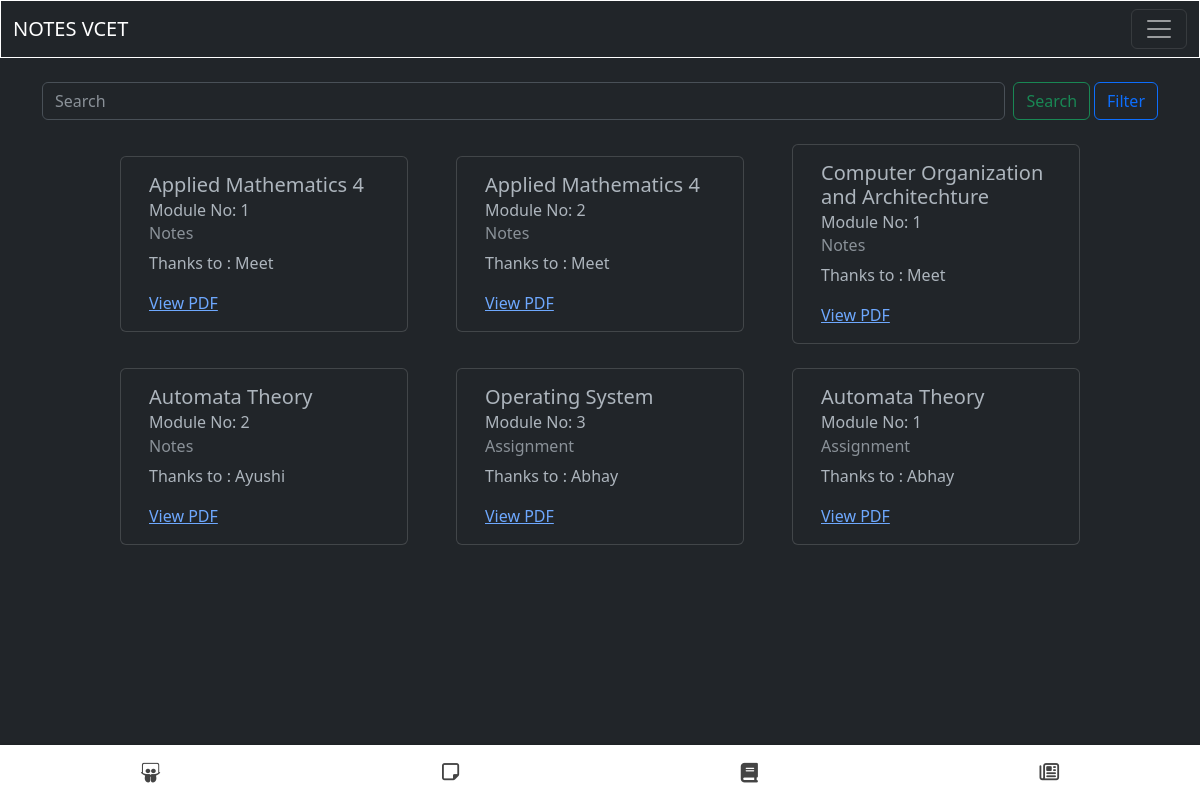
/notes/ (signed in), run on an earlier commit of the app's database.
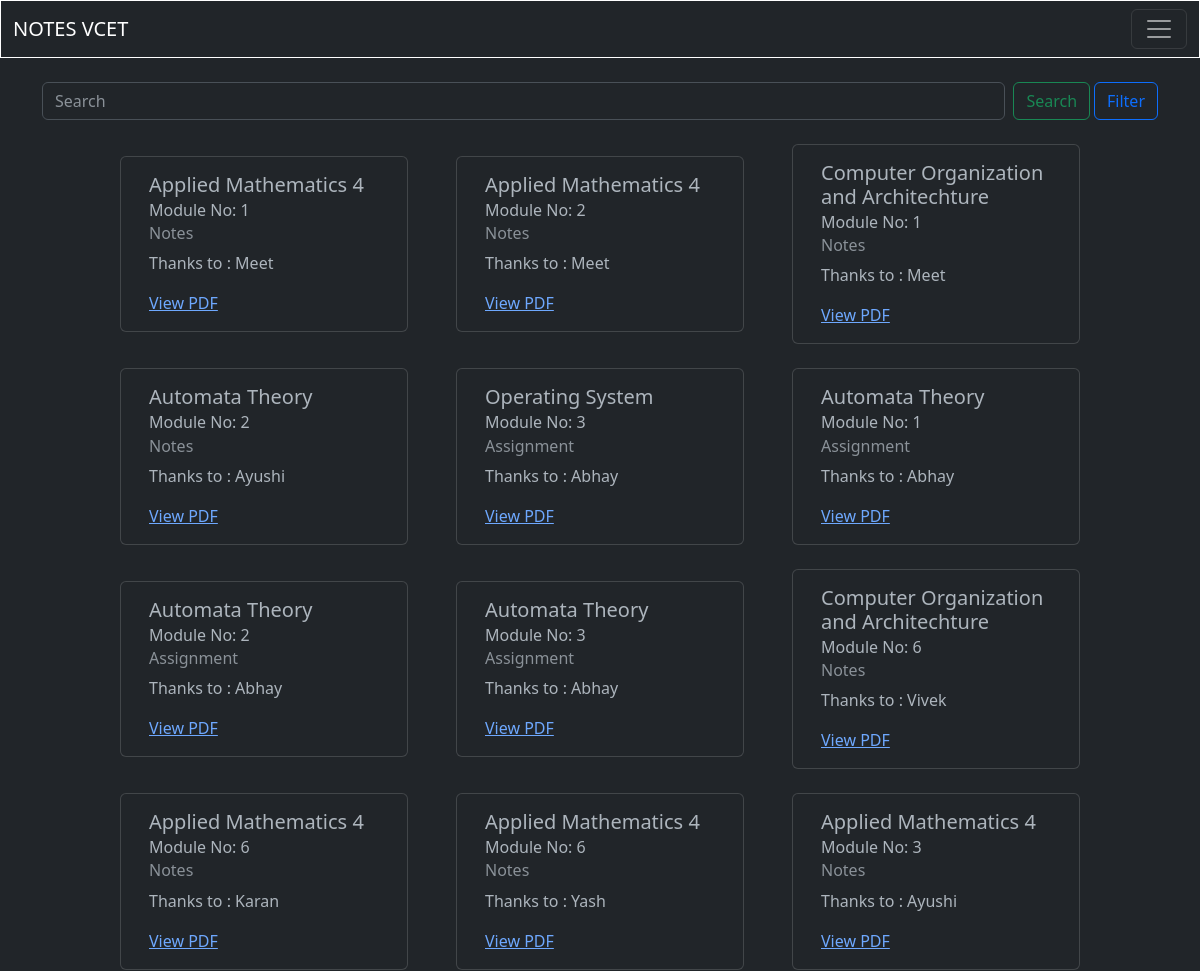
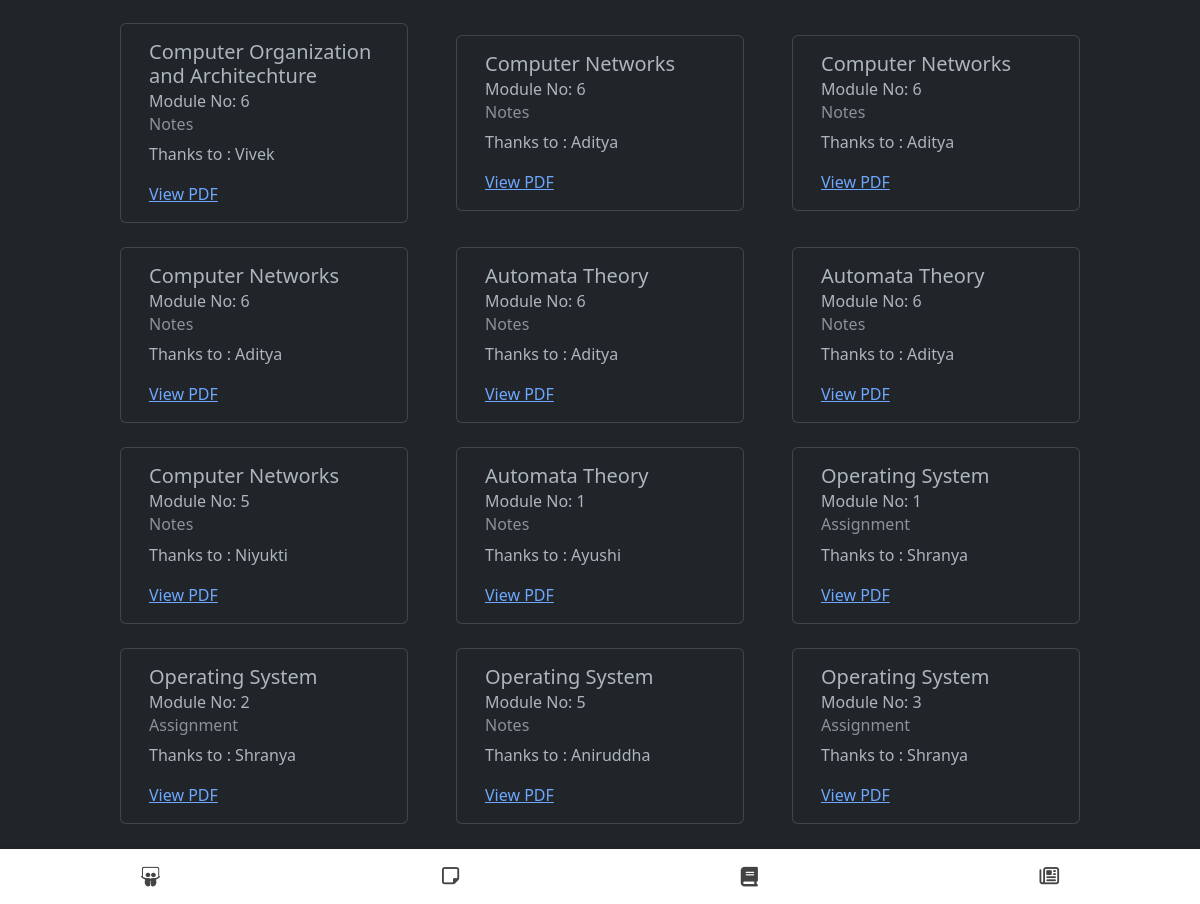
And on a later commit of the database (2 pictures, top to bottom).
### blogapp/models.py (models this page shows, shortened)
class Notes(models.Model):
    typ = (
        ('Assignment','Assignment'),
        ('Experiment','Experiment'),
        ('Notes','Notes'),
        ('ReferenceBook','Reference Book'),
        ('LectureSlides','Lecture Slides'),
        ('PYQ','PYQ'),
    )
    mods = (
        ('1','1'),
        ('2','2'),
        ('3','3'),
        ('4','4'),
        ('5','5'),
        ('6','6'),
    )
    desc = models.TextField(max_length=500,null=True,blank=True)
    mod = models.CharField(max_length=5,choices=mods,null=True,blank=True)
    file = models.FileField(upload_to='notes/')
    author = models.ForeignKey(UserAccount,on_delete=models.CASCADE)
    status = models.BooleanField(default=False)
    typeN = models.CharField(max_length=50,null=True,blank=True,choices=typ)
    docid = models.CharField(max_length=300,null=True,blank=True)
    sub =  models.ForeignKey(Subject,on_delete=models.CASCADE,null=True,blank=True)
    slug = AutoSlugField(populate_from = 'sub',unique=True,null=True,default=None)

class Subject(models.Model):
    name = models.CharField(max_length=50)
    teacher = models.CharField(max_length=50)
    teacherurl = models.CharField(max_length=300,null=True,blank=True)
    def __str__(self):
        return self.name

class UserAccount(AbstractBaseUser, PermissionsMixin):
    email = models.CharField(max_length = 50,unique=True)
    name = models.CharField(max_length=200)
    is_active = models.BooleanField(default=True)
    is_mod = models.BooleanField(default=False)
    is_nUser = models.BooleanField(default=True)
    is_staff = models.BooleanField(default=False)
    objects = UserAccountManager()
    USERNAME_FIELD = 'email'
    REQUIRED_FIELDS = ['name']
    def __str__(self):
        return self.name

### blogapp/views.py (the view)
# urls.py: path('notes/', views.notes,name='notes'),
@login_required(login_url='/login/')
def notes(request):
    notes = Notes.objects.filter(status = True)
    filteredNotes = NoteFilter(request.GET, queryset = notes)
    context = {
        'notes' : filteredNotes,
    }
    return render(request,'main/realHome.html',context)

### templates/main/realHome.html (shortened to what this page needs)
{% extends 'index.html' %}
{% block content %}
{% load crispy_forms_tags %}
<div class="container notesCnt mt-4">
    <div class="row d-flex justify-content-center align-items-center">
        <div class="container-lg-6">
            <form class="d-flex" method="post" role="search" action="{% url 'searchNotes' %}">
                <input class="form-control me-2" type="text" name="searchQ" placeholder="Search" aria-label="Search">
                <button class="btn btn-outline-success" type="submit">Search</button>
                <button type="button" class="btn btn-outline-primary ms-1" data-bs-toggle="modal" data-bs-target="#exampleModal">
                    Filter
                </button>
            </form>
        </div>
    </div>
    <div class="row d-flex justify-content-center align-items-center">
        {% for x in notes.qs %}
        <div class="card mt-4 mx-4" style="width: 18rem;">
            <div class="card-body">
                <h5 class="card-title">{{x.sub}}</h5>
                <h6 class="card-subtitle mb-2">Module No: {{x.mod}}</h6>
                <h6 class="card-subtitle mb-2 text-muted">{{x.typeN}}</h6>
                <p class="card-text">Thanks to : {{x.author}} </p>
                <a href="{{x.slug}}" class="card-link">View PDF</a>
            </div>
        </div>
        {% endfor %}
    </div>
</div>
    {% include 'components/notesBottomNav.html' %}
{% endblock %}

### templates/index.html (shortened to what this page needs)
{% load static %}
<!doctype html>
<html lang="en">
  <head>
    <link href="https://cdn.jsdelivr.net/npm/bootstrap@5.3.0-alpha1/dist/css/bootstrap.min.css" rel="stylesheet">
    <link rel="stylesheet" href="{% static 'css/new.js' %}">
    <link rel="stylesheet"
    href="https://cdn.jsdelivr.net/npm/boxicons@latest/css/boxicons.min.css">
  </head>
  <body data-bs-theme="dark" >
    <header>
        {% include 'components/header.html' %}
    </header>
    <main>
        {% block content %}{% endblock %}
    </main>
  </body>
</html>

### templates/components/header.html (shortened to what this page needs)
{% load static %}
<link rel="stylesheet" href="{% static 'css/darkmode.css' %}">
<link rel="stylesheet" href="{% static 'css/new.js' %}">
<nav class="navbar navbar-dark bg-dark  ">
    <div class="container-fluid">
      <a class="navbar-brand" href="{% url 'home' %}">NOTES VCET</a>
      <button class="navbar-toggler" type="button" data-bs-toggle="collapse" data-bs-target="#navbarSupportedContent" aria-controls="navbarSupportedContent" aria-expanded="false" aria-label="Toggle navigation">
        <span class="navbar-toggler-icon"></span>
      </button>
    </div>
  </nav>

### templates/components/notesBottomNav.html (shortened to what this page needs)
<nav class="navt">
    <a href="{% url 'btmNav' %}" class="nav-linkt">
        <i class="fab fa-slideshare" title="Lecture Slides"></i>
    </a>
    <a href="{% url 'notes' %}" class="nav-linkt">
        <i  class="far fa-sticky-note" title="Notes"></i>
    </a>
    <a href="{% url 'referenceBooks' %}" class="nav-linkt">
        <i class="fas fa-book" title="Reference Books"></i>
    </a>
    <a href="{% url 'pyqA' %}" class="nav-linkt">
        <i class="far fa-newspaper"></i>
    </a>
</nav>

### templates/components/header.html (style rules this page uses)
.navbar { border: 0.2px solid white; }

### templates/main/realHome.html (style rules this page uses)
.notesCnt { margin-bottom: 5em; }

### templates/components/notesBottomNav.html (style rules this page uses)
.navt { position: fixed; bottom: 0; width: 100%; height: 55px; box-shadow: 0 0 3px rgba(0, 0, 0, 0.2); background-color: #ffffff; overflow-x: auto; display: flex; }
.nav-linkt { display: flex; flex-direction: column; align-items: center; justify-content: center; flex-grow: 1; min-width: 50px; overflow: hidden; white-space: nowrap; font-size: 14px; text-decoration: none; color: #444444; -webkit-tap-highlight-color: transparent; transition: background-color 0.1s ease-in-out; }
i { font-size: 1.4em; }

What changed in the data, as far as the page shows it:
added Notes: sub "Automata Theory", mod "2", typeN "Assignment", author "Abhay"
added Notes: sub "Automata Theory", mod "3", typeN "Assignment", author "Abhay"
added Notes: sub "Computer Organization and Architechture", mod "6", typeN "Notes", author "Vivek"
added Notes: sub "Applied Mathematics 4", mod "6", typeN "Notes", author "Karan"
added Notes: sub "Applied Mathematics 4", mod "6", typeN "Notes", author "Yash"
added Notes: sub "Applied Mathematics 4", mod "3", typeN "Notes", author "Ayushi"
added Notes: sub "Computer Organization and Architechture", mod "6", typeN "Notes", author "Vivek"
added Notes: sub "Computer Networks", mod "6", typeN "Notes", author "Aditya"
added Notes: sub "Computer Networks", mod "6", typeN "Notes", author "Aditya"
added Notes: sub "Computer Networks", mod "6", typeN "Notes", author "Aditya"
added Notes: sub "Automata Theory", mod "6", typeN "Notes", author "Aditya"
added Notes: sub "Automata Theory", mod "6", typeN "Notes", author "Aditya"
added Notes: sub "Computer Networks", mod "5", typeN "Notes", author "Niyukti"
added Notes: sub "Automata Theory", mod "1", typeN "Notes", author "Ayushi"
added Notes: sub "Operating System", mod "1", typeN "Assignment", author "Shranya"
added Notes: sub "Operating System", mod "2", typeN "Assignment", author "Shranya"
added Notes: sub "Operating System", mod "5", typeN "Notes", author "Aniruddha"
added Notes: sub "Operating System", mod "3", typeN "Assignment", author "Shranya"
